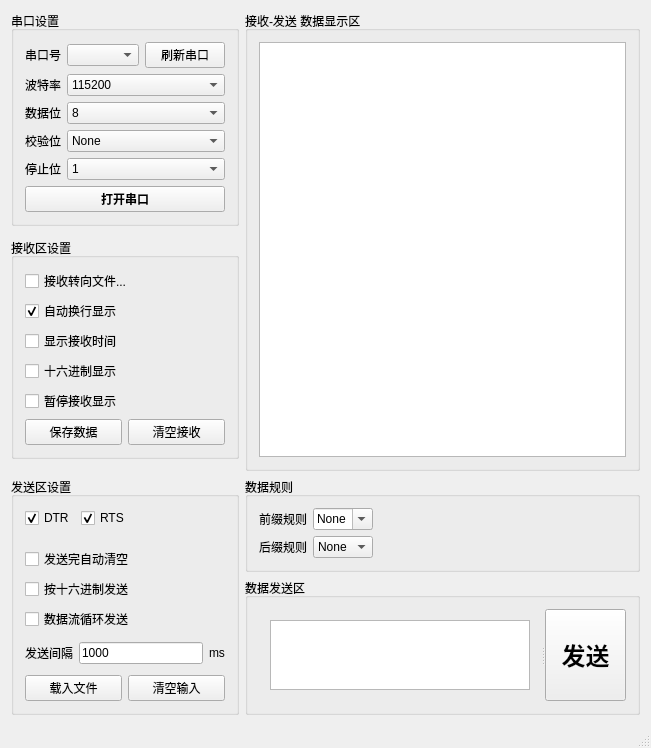
<?xml version="1.0" encoding="UTF-8"?>
<ui version="4.0">
 <class>MainWindow</class>
 <widget class="QMainWindow" name="MainWindow">
  <property name="windowModality">
   <enum>Qt::ApplicationModal</enum>
  </property>
  <property name="geometry">
   <rect>
    <x>0</x>
    <y>0</y>
    <width>651</width>
    <height>651</height>
   </rect>
  </property>
  <property name="windowTitle">
   <string>串口调试助手 (作者evening_wen)</string>
  </property>
  <property name="windowIcon">
   <iconset resource="resource.qrc">
    <normaloff>:/res/mobile_data_48px.png</normaloff>:/res/mobile_data_48px.png</iconset>
  </property>
  <property name="statusTip">
   <string/>
  </property>
  <property name="layoutDirection">
   <enum>Qt::LeftToRight</enum>
  </property>
  <widget class="QWidget" name="centralWidget">
   <layout class="QGridLayout" name="gridLayout_6">
    <item row="0" column="0">
     <widget class="QGroupBox" name="serialPortSettingGroupBox">
      <property name="statusTip">
       <string>串口设置</string>
      </property>
      <property name="title">
       <string>串口设置</string>
      </property>
      <layout class="QGridLayout" name="gridLayout_4">
       <item row="4" column="0">
        <layout class="QFormLayout" name="stopBitormLayout">
         <item row="0" column="0">
          <widget class="QLabel" name="stopBitLabel">
           <property name="statusTip">
            <string>停止位</string>
           </property>
           <property name="text">
            <string>停止位</string>
           </property>
          </widget>
         </item>
         <item row="0" column="1">
          <widget class="QComboBox" name="stopBitComboBox">
           <property name="currentIndex">
            <number>0</number>
           </property>
           <item>
            <property name="text">
             <string>1</string>
            </property>
           </item>
           <item>
            <property name="text">
             <string>2</string>
            </property>
           </item>
          </widget>
         </item>
        </layout>
       </item>
       <item row="5" column="0">
        <widget class="QPushButton" name="openSerialPortBtn">
         <property name="font">
          <font>
           <family>AcadEref</family>
           <weight>75</weight>
           <bold>true</bold>
          </font>
         </property>
         <property name="statusTip">
          <string>串口打开/关闭</string>
         </property>
         <property name="text">
          <string>打开串口</string>
         </property>
         <property name="icon">
          <iconset resource="resource.qrc">
           <normaloff>:/res/Aladdin_lamp_red.png</normaloff>:/res/Aladdin_lamp_red.png</iconset>
         </property>
        </widget>
       </item>
       <item row="3" column="0">
        <layout class="QFormLayout" name="parityBitormLayout">
         <item row="0" column="0">
          <widget class="QLabel" name="parityBitLabel">
           <property name="statusTip">
            <string>数据位</string>
           </property>
           <property name="text">
            <string>校验位</string>
           </property>
          </widget>
         </item>
         <item row="0" column="1">
          <widget class="QComboBox" name="parityBitComboBox">
           <item>
            <property name="text">
             <string>None</string>
            </property>
           </item>
           <item>
            <property name="text">
             <string>Odd</string>
            </property>
           </item>
           <item>
            <property name="text">
             <string>Even</string>
            </property>
           </item>
           <item>
            <property name="text">
             <string>Mark</string>
            </property>
           </item>
           <item>
            <property name="text">
             <string>Space</string>
            </property>
           </item>
          </widget>
         </item>
        </layout>
       </item>
       <item row="2" column="0">
        <layout class="QFormLayout" name="dataBitormLayout">
         <item row="0" column="0">
          <widget class="QLabel" name="dataBitLabel">
           <property name="statusTip">
            <string>校验位</string>
           </property>
           <property name="text">
            <string>数据位</string>
           </property>
          </widget>
         </item>
         <item row="0" column="1">
          <widget class="QComboBox" name="dataBitComboBox">
           <item>
            <property name="text">
             <string>8</string>
            </property>
           </item>
           <item>
            <property name="text">
             <string>7</string>
            </property>
           </item>
           <item>
            <property name="text">
             <string>6</string>
            </property>
           </item>
           <item>
            <property name="text">
             <string>5</string>
            </property>
           </item>
          </widget>
         </item>
        </layout>
       </item>
       <item row="0" column="0">
        <layout class="QHBoxLayout" name="portNameHorizontalLayout">
         <item>
          <widget class="QLabel" name="portNameberLabel">
           <property name="statusTip">
            <string>串口号</string>
           </property>
           <property name="text">
            <string>串口号</string>
           </property>
          </widget>
         </item>
         <item>
          <widget class="QComboBox" name="portNameComboBox"/>
         </item>
         <item>
          <widget class="QPushButton" name="portNameRefreshBtn">
           <property name="text">
            <string>刷新串口</string>
           </property>
           <property name="icon">
            <iconset resource="resource.qrc">
             <normaloff>:/res/gtk-refresh.png</normaloff>:/res/gtk-refresh.png</iconset>
           </property>
          </widget>
         </item>
        </layout>
       </item>
       <item row="1" column="0">
        <layout class="QFormLayout" name="baudRateFormLayout">
         <item row="0" column="0">
          <widget class="QLabel" name="baudRateLabel">
           <property name="statusTip">
            <string>波特率</string>
           </property>
           <property name="text">
            <string>波特率</string>
           </property>
          </widget>
         </item>
         <item row="0" column="1">
          <widget class="QComboBox" name="baudRateComboBox">
           <property name="editable">
            <bool>false</bool>
           </property>
           <property name="currentText">
            <string>115200</string>
           </property>
           <property name="currentIndex">
            <number>0</number>
           </property>
           <item>
            <property name="text">
             <string>115200</string>
            </property>
           </item>
           <item>
            <property name="text">
             <string>57600</string>
            </property>
           </item>
           <item>
            <property name="text">
             <string>38400</string>
            </property>
           </item>
           <item>
            <property name="text">
             <string>19200</string>
            </property>
           </item>
           <item>
            <property name="text">
             <string>9600</string>
            </property>
           </item>
           <item>
            <property name="text">
             <string>4800</string>
            </property>
           </item>
           <item>
            <property name="text">
             <string>2400</string>
            </property>
           </item>
           <item>
            <property name="text">
             <string>1200</string>
            </property>
           </item>
          </widget>
         </item>
        </layout>
       </item>
      </layout>
     </widget>
    </item>
    <item row="6" column="1">
     <widget class="QGroupBox" name="dataRuleGroupBox">
      <property name="title">
       <string>数据规则</string>
      </property>
      <layout class="QGridLayout" name="gridLayout_8">
       <item row="1" column="0">
        <layout class="QHBoxLayout" name="dataSuffixHorizontalLayout">
         <item>
          <widget class="QLabel" name="dataSuffixLabel">
           <property name="text">
            <string>后缀规则</string>
           </property>
          </widget>
         </item>
         <item>
          <widget class="QComboBox" name="dataSuffixComboBox">
           <property name="editable">
            <bool>false</bool>
           </property>
           <item>
            <property name="text">
             <string>None</string>
            </property>
           </item>
           <item>
            <property name="text">
             <string>\r</string>
            </property>
           </item>
           <item>
            <property name="text">
             <string>\n</string>
            </property>
           </item>
           <item>
            <property name="text">
             <string>\r\n</string>
            </property>
           </item>
          </widget>
         </item>
         <item>
          <spacer name="dataRuleHorizontalSpacer2">
           <property name="orientation">
            <enum>Qt::Horizontal</enum>
           </property>
           <property name="sizeHint" stdset="0">
            <size>
             <width>40</width>
             <height>20</height>
            </size>
           </property>
          </spacer>
         </item>
        </layout>
       </item>
       <item row="0" column="0">
        <layout class="QHBoxLayout" name="dataPrefixHorizontalLayout">
         <item>
          <widget class="QLabel" name="dataPrefixLabel">
           <property name="text">
            <string>前缀规则</string>
           </property>
          </widget>
         </item>
         <item>
          <widget class="QComboBox" name="dataPrefixComboBox">
           <property name="editable">
            <bool>true</bool>
           </property>
           <item>
            <property name="text">
             <string>None</string>
            </property>
           </item>
          </widget>
         </item>
         <item>
          <spacer name="dataRuleHorizontalSpacer1">
           <property name="orientation">
            <enum>Qt::Horizontal</enum>
           </property>
           <property name="sizeHint" stdset="0">
            <size>
             <width>40</width>
             <height>20</height>
            </size>
           </property>
          </spacer>
         </item>
        </layout>
       </item>
      </layout>
     </widget>
    </item>
    <item row="0" column="1" rowspan="6">
     <widget class="QGroupBox" name="dataReceiveAreaGroupBox">
      <property name="title">
       <string>接收-发送 数据显示区</string>
      </property>
      <layout class="QGridLayout" name="gridLayout_2">
       <item row="0" column="0">
        <widget class="QTextBrowser" name="dataReceiveAreaTextBrowser">
         <property name="focusPolicy">
          <enum>Qt::NoFocus</enum>
         </property>
        </widget>
       </item>
      </layout>
     </widget>
    </item>
    <item row="2" column="0" rowspan="2">
     <widget class="QGroupBox" name="receiveGroupBox">
      <property name="statusTip">
       <string>接收区设置</string>
      </property>
      <property name="title">
       <string>接收区设置</string>
      </property>
      <layout class="QGridLayout" name="gridLayout">
       <item row="1" column="0" colspan="2">
        <widget class="QCheckBox" name="nextLineShowCheckBox">
         <property name="statusTip">
          <string>自动换行显示</string>
         </property>
         <property name="text">
          <string>自动换行显示</string>
         </property>
         <property name="checked">
          <bool>true</bool>
         </property>
        </widget>
       </item>
       <item row="3" column="0" colspan="2">
        <widget class="QCheckBox" name="hexShowCheckBox">
         <property name="statusTip">
          <string>十六进制显示</string>
         </property>
         <property name="text">
          <string>十六进制显示</string>
         </property>
        </widget>
       </item>
       <item row="6" column="1">
        <widget class="QPushButton" name="clearReceiveBtn">
         <property name="statusTip">
          <string>清空接收区域</string>
         </property>
         <property name="text">
          <string>清空接收</string>
         </property>
        </widget>
       </item>
       <item row="2" column="0" colspan="2">
        <widget class="QCheckBox" name="showReceiveTimeCheckBox">
         <property name="statusTip">
          <string>显示接收时间</string>
         </property>
         <property name="text">
          <string>显示接收时间</string>
         </property>
        </widget>
       </item>
       <item row="4" column="0" colspan="2">
        <widget class="QCheckBox" name="stopReceiveCheckBox">
         <property name="statusTip">
          <string>暂停接收显示</string>
         </property>
         <property name="text">
          <string>暂停接收显示</string>
         </property>
        </widget>
       </item>
       <item row="0" column="0" colspan="2">
        <widget class="QCheckBox" name="dataSaveToFileCheckBox">
         <property name="statusTip">
          <string>接收转向文件...</string>
         </property>
         <property name="text">
          <string>接收转向文件...</string>
         </property>
        </widget>
       </item>
       <item row="6" column="0">
        <widget class="QPushButton" name="saveDataBtn">
         <property name="statusTip">
          <string>保存数据至文件</string>
         </property>
         <property name="text">
          <string>保存数据</string>
         </property>
        </widget>
       </item>
      </layout>
     </widget>
    </item>
    <item row="6" column="0" rowspan="2">
     <widget class="QGroupBox" name="sendGroupBox">
      <property name="statusTip">
       <string>发送区设置</string>
      </property>
      <property name="title">
       <string>发送区设置</string>
      </property>
      <layout class="QGridLayout" name="gridLayout_5">
       <item row="9" column="0">
        <widget class="QPushButton" name="loadFileBtn">
         <property name="enabled">
          <bool>true</bool>
         </property>
         <property name="statusTip">
          <string>载入文件</string>
         </property>
         <property name="text">
          <string>载入文件</string>
         </property>
        </widget>
       </item>
       <item row="6" column="0" colspan="2">
        <widget class="QCheckBox" name="repeatSendCheckBox">
         <property name="statusTip">
          <string>数据流循环发送</string>
         </property>
         <property name="text">
          <string>数据流循环发送</string>
         </property>
        </widget>
       </item>
       <item row="9" column="1">
        <widget class="QPushButton" name="clearSendAreaBtn">
         <property name="statusTip">
          <string>清空发送区</string>
         </property>
         <property name="text">
          <string>清空输入</string>
         </property>
        </widget>
       </item>
       <item row="4" column="0" colspan="2">
        <widget class="QCheckBox" name="clearSendAreaCheckBox">
         <property name="statusTip">
          <string>发送完自动清空发送区</string>
         </property>
         <property name="text">
          <string>发送完自动清空</string>
         </property>
        </widget>
       </item>
       <item row="5" column="0" colspan="2">
        <widget class="QCheckBox" name="hexSendAreaCheckBox">
         <property name="enabled">
          <bool>true</bool>
         </property>
         <property name="statusTip">
          <string>按十六进制发送</string>
         </property>
         <property name="text">
          <string>按十六进制发送</string>
         </property>
        </widget>
       </item>
       <item row="0" column="0" colspan="2">
        <layout class="QFormLayout" name="flowFormLayout">
         <item row="0" column="1">
          <widget class="QCheckBox" name="RTScheckBox">
           <property name="text">
            <string>RTS</string>
           </property>
           <property name="checked">
            <bool>true</bool>
           </property>
          </widget>
         </item>
         <item row="0" column="0">
          <widget class="QCheckBox" name="DTRcheckBox">
           <property name="text">
            <string>DTR</string>
           </property>
           <property name="checked">
            <bool>true</bool>
           </property>
          </widget>
         </item>
        </layout>
       </item>
       <item row="8" column="0" colspan="2">
        <layout class="QHBoxLayout" name="intervalTimeHorizontalLayout">
         <item>
          <widget class="QLabel" name="intervalTimeLabel">
           <property name="statusTip">
            <string>发送间隔</string>
           </property>
           <property name="text">
            <string>发送间隔</string>
           </property>
          </widget>
         </item>
         <item>
          <widget class="QLineEdit" name="intervalTimeLineEdit">
           <property name="statusTip">
            <string>指令发送及指令循环间隔</string>
           </property>
           <property name="text">
            <string>1000</string>
           </property>
          </widget>
         </item>
         <item>
          <widget class="QLabel" name="unitLabel">
           <property name="text">
            <string>ms</string>
           </property>
          </widget>
         </item>
        </layout>
       </item>
      </layout>
     </widget>
    </item>
    <item row="7" column="1">
     <widget class="QGroupBox" name="dataSendAreaGroupBox">
      <property name="title">
       <string>数据发送区</string>
      </property>
      <layout class="QGridLayout" name="gridLayout_3">
       <item row="0" column="0">
        <widget class="QSplitter" name="dataSendAreaSplitter">
         <property name="orientation">
          <enum>Qt::Horizontal</enum>
         </property>
         <widget class="QWidget" name="gridLayoutWidget_3">
          <layout class="QGridLayout" name="dataSendAreaGridLayout1">
           <item row="0" column="0">
            <widget class="QTextEdit" name="dataSendAreaTextEdit">
             <property name="statusTip">
              <string>在此区域输入需要发送的内容</string>
             </property>
            </widget>
           </item>
          </layout>
         </widget>
         <widget class="QPushButton" name="sendBtn">
          <property name="font">
           <font>
            <family>AcadEref</family>
            <pointsize>18</pointsize>
            <weight>75</weight>
            <bold>true</bold>
           </font>
          </property>
          <property name="statusTip">
           <string>发送 Ctrl+Enter</string>
          </property>
          <property name="text">
           <string>发送</string>
          </property>
          <property name="shortcut">
           <string>Ctrl+Return</string>
          </property>
         </widget>
        </widget>
       </item>
      </layout>
     </widget>
    </item>
   </layout>
  </widget>
  <widget class="QMenuBar" name="menuBar">
   <property name="geometry">
    <rect>
     <x>0</x>
     <y>0</y>
     <width>651</width>
     <height>23</height>
    </rect>
   </property>
  </widget>
  <widget class="QStatusBar" name="statusBar"/>
 </widget>
 <layoutdefault spacing="6" margin="11"/>
 <tabstops>
  <tabstop>portNameComboBox</tabstop>
  <tabstop>baudRateComboBox</tabstop>
  <tabstop>dataBitComboBox</tabstop>
  <tabstop>parityBitComboBox</tabstop>
  <tabstop>stopBitComboBox</tabstop>
  <tabstop>dataSaveToFileCheckBox</tabstop>
  <tabstop>nextLineShowCheckBox</tabstop>
  <tabstop>showReceiveTimeCheckBox</tabstop>
  <tabstop>hexShowCheckBox</tabstop>
  <tabstop>stopReceiveCheckBox</tabstop>
  <tabstop>saveDataBtn</tabstop>
  <tabstop>clearReceiveBtn</tabstop>
  <tabstop>clearSendAreaCheckBox</tabstop>
  <tabstop>hexSendAreaCheckBox</tabstop>
  <tabstop>repeatSendCheckBox</tabstop>
  <tabstop>intervalTimeLineEdit</tabstop>
  <tabstop>loadFileBtn</tabstop>
  <tabstop>clearSendAreaBtn</tabstop>
  <tabstop>clearSendAreaBtn</tabstop>
  <tabstop>clearSendAreaCheckBox</tabstop>
  <tabstop>hexSendAreaCheckBox</tabstop>
  <tabstop>repeatSendCheckBox</tabstop>
  <tabstop>loadFileBtn</tabstop>
  <tabstop>dataSaveToFileCheckBox</tabstop>
  <tabstop>nextLineShowCheckBox</tabstop>
  <tabstop>showReceiveTimeCheckBox</tabstop>
  <tabstop>hexShowCheckBox</tabstop>
  <tabstop>stopReceiveCheckBox</tabstop>
  <tabstop>saveDataBtn</tabstop>
  <tabstop>portNameComboBox</tabstop>
  <tabstop>stopBitComboBox</tabstop>
  <tabstop>baudRateComboBox</tabstop>
  <tabstop>parityBitComboBox</tabstop>
  <tabstop>clearReceiveBtn</tabstop>
  <tabstop>intervalTimeLineEdit</tabstop>
  <tabstop>dataBitComboBox</tabstop>
 </tabstops>
 <resources>
  <include location="resource.qrc"/>
 </resources>
 <connections/>
</ui>
